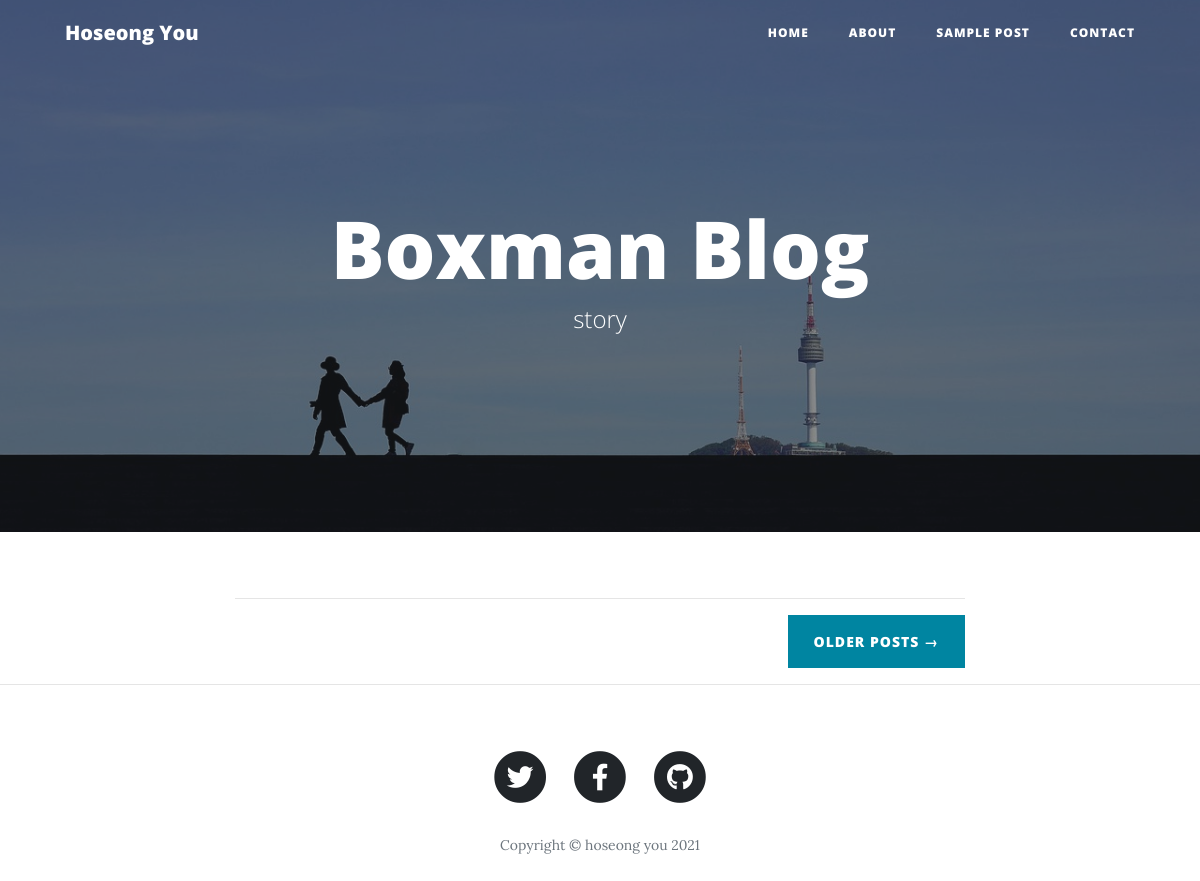
Before: / with the older database file.
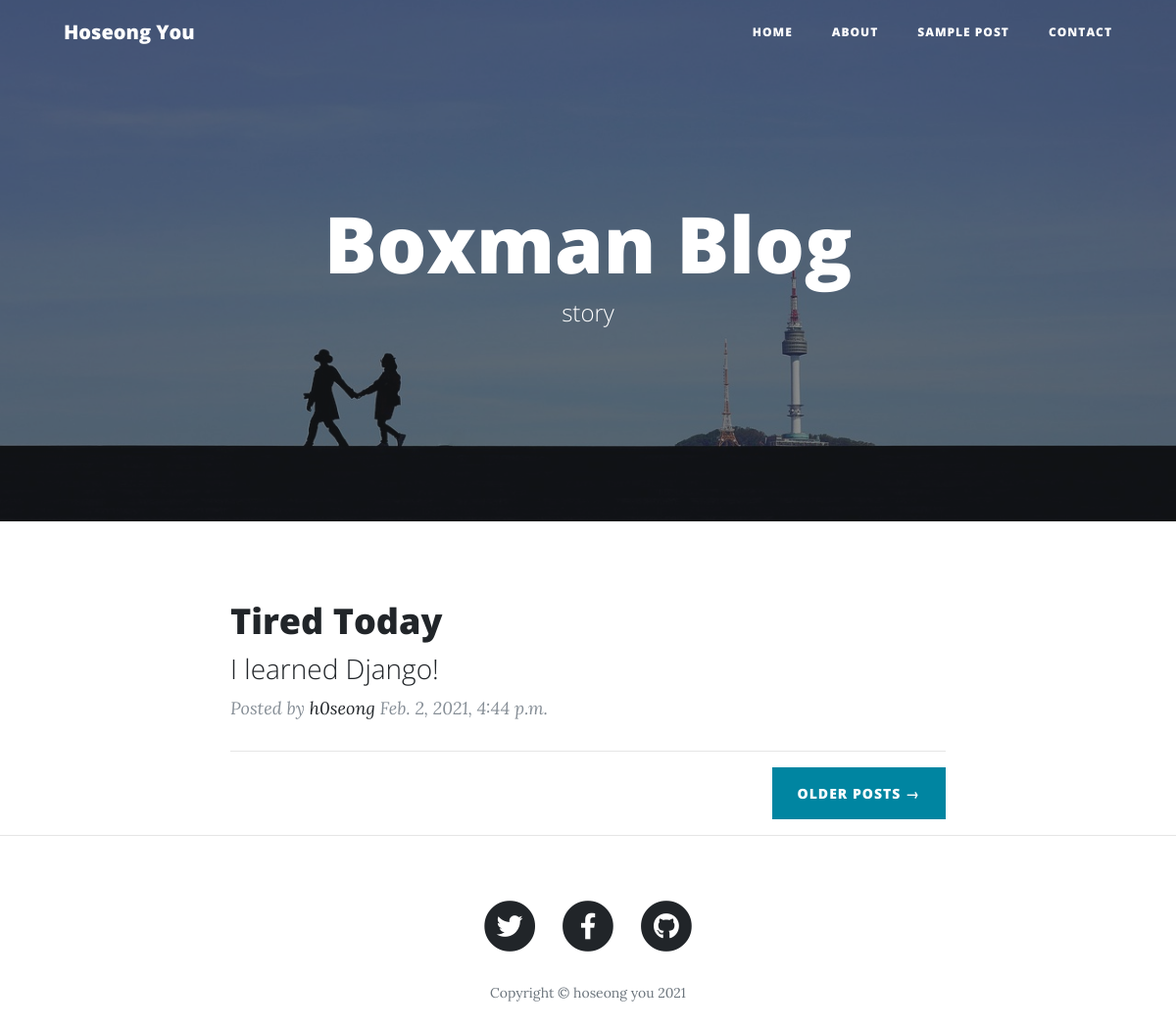
After: the same page with the newer database file.
### boards/models.py (models this page shows, shortened)
class Board(models.Model):
    created = models.DateTimeField(auto_now_add=True)
    updated = models.DateTimeField(auto_now=True)
    title = models.CharField(max_length=80)
    description = models.TextField()
    host = models.ForeignKey('users.User', related_name='boards', on_delete=models.CASCADE)

### users/models.py (models this page shows)
class User(AbstractUser):
    LOGIN_EMAIL = "email"
    LOGIN_GITHUB = "github"
    LOGIN_KAKAO = "kakao"
    LOGIN_CHOICES = (
        (LOGIN_EMAIL, "Email"),
        (LOGIN_GITHUB, "Github"),
        (LOGIN_KAKAO, "Kakao")
    )
    avatar = models.FileField(upload_to="avatars", blank=True)
    bio = models.TextField(default="", blank=True)
    login_method = models.CharField(max_length=50, choices=LOGIN_CHOICES, default=LOGIN_EMAIL)
    email_verified = models.BooleanField(default=False)

### boards/views.py (the view)
# urls.py: path("", board_views.HomeView.as_view(), name="home")
class HomeView(ListView):
    model = models.Board
    template_name = "index.html"
    context_object_name = "BOARD"

### templates/index.html (shortened to what this page needs)
{% load static i18n %}
<!DOCTYPE html>
<html lang="en">
<head>
  <link href="{% static 'vendor/bootstrap/css/bootstrap.min.css' %}" rel="stylesheet">
  <link href="{% static 'vendor/fontawesome-free/css/all.min.css' %}" rel="stylesheet" type="text/css">
  <link href="{% static 'css/clean-blog.min.css' %}" rel="stylesheet">
</head>
<body>
  <nav class="navbar navbar-expand-lg navbar-light fixed-top" id="mainNav">
    <div class="container">
      <a class="navbar-brand" href="index.html">Hoseong You</a>
      <div class="collapse navbar-collapse" id="navbarResponsive">
        <ul class="navbar-nav ml-auto">
          <li class="nav-item">
            <a class="nav-link" href="index.html">Home</a>
          </li>
          <li class="nav-item">
            <a class="nav-link" href="about.html">About</a>
          </li>
          <li class="nav-item">
            <a class="nav-link" href="post.html">Sample Post</a>
          </li>
          <li class="nav-item">
            <a class="nav-link" href="contact.html">Contact</a>
          </li>
        </ul>
      </div>
    </div>
  </nav>
  <header class="masthead" style="background-image: url({% static 'assets/img/korea.jpg' %})">
    <div class="overlay"></div>
    <div class="container">
      <div class="row">
        <div class="col-lg-8 col-md-10 mx-auto">
          <div class="site-heading">
            <h1>Boxman Blog</h1>
            <span class="subheading">story</span>
          </div>
        </div>
      </div>
    </div>
  </header>
{% block content %}
  <div class="container">
    <div class="row">
      <div class="col-lg-8 col-md-10 mx-auto">
        <div class="post-preview">
          <a href="post.html">
            {% for board in BOARD %}
              <h2 class="post-title">
                  {{board.title}}
              </h2>
              <h3 class="post-subtitle">
                 {{board.description}}
              </h3>
          </a>
          <p class="post-meta">Posted by
            <a href="#">{{board.host.username}}</a>
            {{board.created}}</p>
            {% endfor %}
        </div>
        <hr>
        <div class="clearfix">
          <a class="btn btn-primary float-right" href="#">Older Posts &rarr;</a>
        </div>
      </div>
    </div>
  </div>
  <hr>
  <footer>
    <div class="container">
      <div class="row">
        <div class="col-lg-8 col-md-10 mx-auto">
          <ul class="list-inline text-center">
            <li class="list-inline-item">
              <a href="#">
                <span class="fa-stack fa-lg">
                  <i class="fas fa-circle fa-stack-2x"></i>
                  <i class="fab fa-twitter fa-stack-1x fa-inverse"></i>
                </span>
              </a>
            </li>
            <li class="list-inline-item">
              <a href="#">
                <span class="fa-stack fa-lg">
                  <i class="fas fa-circle fa-stack-2x"></i>
                  <i class="fab fa-facebook-f fa-stack-1x fa-inverse"></i>
                </span>
              </a>
            </li>
            <li class="list-inline-item">
              <a href="#">
                <span class="fa-stack fa-lg">
                  <i class="fas fa-circle fa-stack-2x"></i>
                  <i class="fab fa-github fa-stack-1x fa-inverse"></i>
                </span>
              </a>
            </li>
          </ul>
          <p class="copyright text-muted">Copyright &copy; hoseong you 2021</p>
        </div>
      </div>
    </div>
  </footer>
</body>
{% endblock %}
</html>

Changed rows visible on the page:
added Board: title "Tired Today", description "I learned Django!", host.username "h0seong", created "Feb. 2, 2021, 4:44 p.m."
